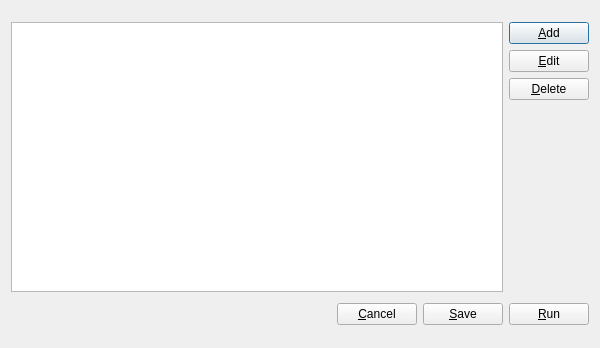
<?xml version="1.0" encoding="UTF-8"?>
<ui version="4.0">
 <class>UserPlans</class>
 <widget class="QDialog" name="UserPlans">
  <property name="geometry">
   <rect>
    <x>0</x>
    <y>0</y>
    <width>600</width>
    <height>348</height>
   </rect>
  </property>
  <property name="windowTitle">
   <string>User Plans</string>
  </property>
  <layout class="QVBoxLayout" name="verticalLayout_2">
   <item>
    <spacer name="verticalSpacer">
     <property name="orientation">
      <enum>Qt::Vertical</enum>
     </property>
     <property name="sizeHint" stdset="0">
      <size>
       <width>20</width>
       <height>40</height>
      </size>
     </property>
    </spacer>
   </item>
   <item>
    <layout class="QVBoxLayout" name="verticalLayout">
     <property name="topMargin">
      <number>6</number>
     </property>
     <property name="bottomMargin">
      <number>6</number>
     </property>
     <item>
      <layout class="QHBoxLayout" name="horizontalLayout_3">
       <property name="bottomMargin">
        <number>5</number>
       </property>
       <item>
        <widget class="QTableView" name="tableView">
         <property name="sizePolicy">
          <sizepolicy hsizetype="Expanding" vsizetype="Expanding">
           <horstretch>0</horstretch>
           <verstretch>0</verstretch>
          </sizepolicy>
         </property>
         <property name="minimumSize">
          <size>
           <width>300</width>
           <height>270</height>
          </size>
         </property>
        </widget>
       </item>
       <item>
        <layout class="QVBoxLayout" name="verticalLayout_3">
         <item>
          <widget class="QPushButton" name="pushButtonAdd">
           <property name="text">
            <string>&amp;Add</string>
           </property>
          </widget>
         </item>
         <item>
          <widget class="QPushButton" name="pushButtonEdit">
           <property name="text">
            <string>&amp;Edit</string>
           </property>
          </widget>
         </item>
         <item>
          <widget class="QPushButton" name="pushButtonDelete">
           <property name="text">
            <string>&amp;Delete</string>
           </property>
          </widget>
         </item>
         <item>
          <spacer name="verticalSpacer_3">
           <property name="orientation">
            <enum>Qt::Vertical</enum>
           </property>
           <property name="sizeHint" stdset="0">
            <size>
             <width>20</width>
             <height>40</height>
            </size>
           </property>
          </spacer>
         </item>
        </layout>
       </item>
      </layout>
     </item>
     <item>
      <layout class="QHBoxLayout" name="horizontalLayout">
       <property name="bottomMargin">
        <number>0</number>
       </property>
       <item>
        <spacer name="horizontalSpacer">
         <property name="orientation">
          <enum>Qt::Horizontal</enum>
         </property>
         <property name="sizeHint" stdset="0">
          <size>
           <width>40</width>
           <height>20</height>
          </size>
         </property>
        </spacer>
       </item>
       <item>
        <widget class="QPushButton" name="pushButtonCancel">
         <property name="text">
          <string>&amp;Cancel</string>
         </property>
        </widget>
       </item>
       <item>
        <widget class="QPushButton" name="pushButtonSave">
         <property name="text">
          <string>&amp;Save</string>
         </property>
        </widget>
       </item>
       <item>
        <widget class="QPushButton" name="pushButtonRun">
         <property name="text">
          <string>&amp;Run</string>
         </property>
        </widget>
       </item>
      </layout>
     </item>
    </layout>
   </item>
   <item>
    <spacer name="verticalSpacer_2">
     <property name="orientation">
      <enum>Qt::Vertical</enum>
     </property>
     <property name="sizeHint" stdset="0">
      <size>
       <width>20</width>
       <height>40</height>
      </size>
     </property>
    </spacer>
   </item>
  </layout>
 </widget>
 <tabstops>
  <tabstop>tableView</tabstop>
  <tabstop>pushButtonAdd</tabstop>
  <tabstop>pushButtonEdit</tabstop>
  <tabstop>pushButtonDelete</tabstop>
  <tabstop>pushButtonCancel</tabstop>
  <tabstop>pushButtonSave</tabstop>
  <tabstop>pushButtonRun</tabstop>
 </tabstops>
 <resources/>
 <connections/>
</ui>
